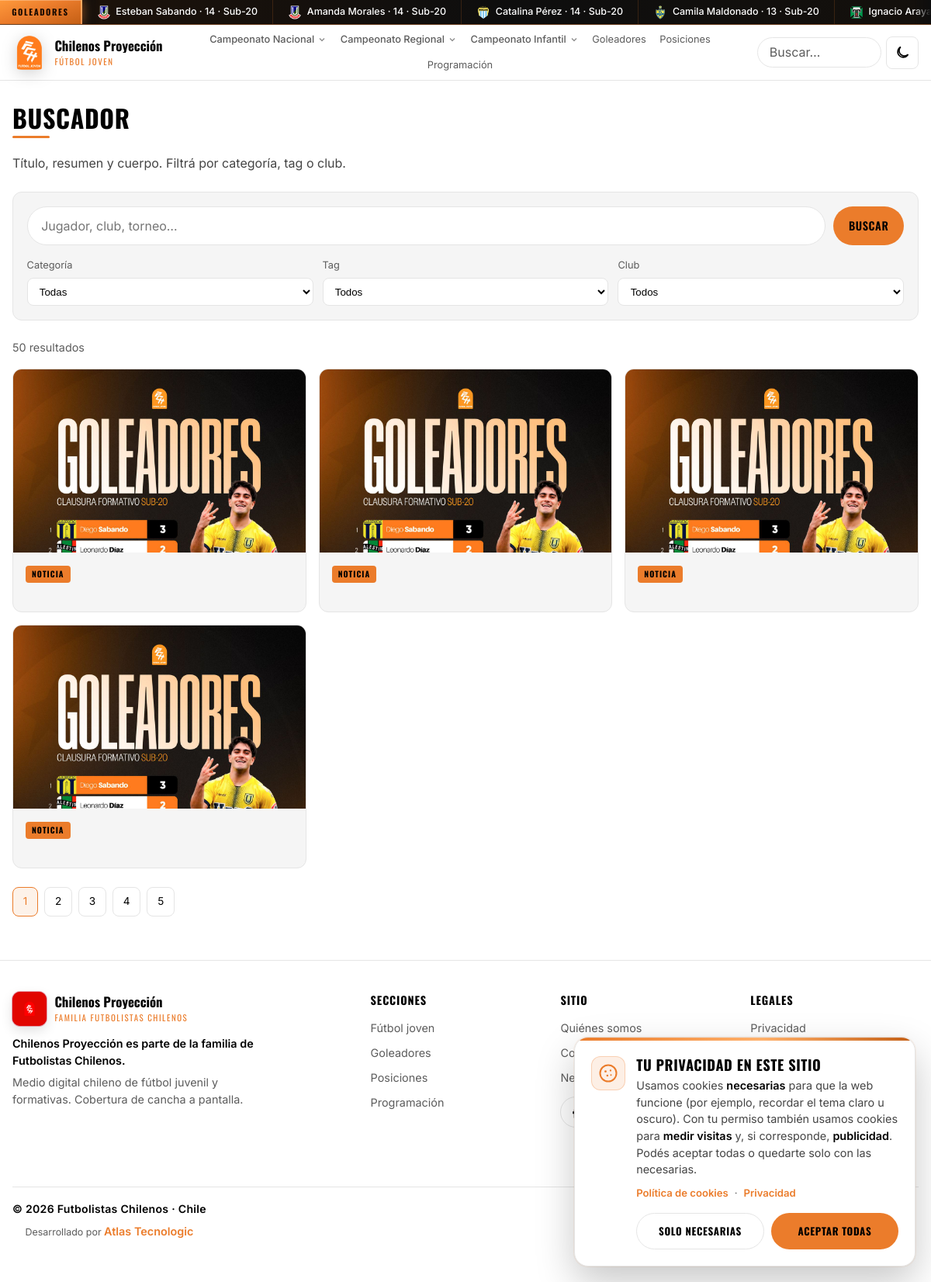
The app's page /buscador.php with its own data.
### tables this page shows
CREATE TABLE IF NOT EXISTS goleadores (
  id INT UNSIGNED AUTO_INCREMENT PRIMARY KEY,
  categoria_id INT UNSIGNED NULL,
  torneo VARCHAR(160) NOT NULL,
  jugador VARCHAR(120) NOT NULL,
  jugador_id INT UNSIGNED NULL,
  club VARCHAR(120) NULL,
  club_id INT UNSIGNED NULL,
  goles INT UNSIGNED NOT NULL DEFAULT 0,
  partidos INT UNSIGNED NOT NULL DEFAULT 0,
  fecha_corte DATE NULL,
  KEY idx_goleadores_cat (categoria_id),
  KEY idx_goleadores_jugador (jugador_id),
  CONSTRAINT fk_goleadores_categoria FOREIGN KEY (categoria_id) REFERENCES categorias(id) ON DELETE SET NULL,
  CONSTRAINT fk_goleadores_jugador FOREIGN KEY (jugador_id) REFERENCES jugadores(id) ON DELETE SET NULL,
  CONSTRAINT fk_goleadores_club FOREIGN KEY (club_id) REFERENCES clubes(id) ON DELETE SET NULL
);

CREATE TABLE IF NOT EXISTS clubes (
  id INT UNSIGNED AUTO_INCREMENT PRIMARY KEY,
  nombre VARCHAR(120) NOT NULL,
  slug VARCHAR(120) NOT NULL,
  escudo_url VARCHAR(500) NULL,
  region VARCHAR(80) NULL,
  division ENUM('nacional','regional','otro') NOT NULL DEFAULT 'nacional',
  UNIQUE KEY uq_clubes_slug (slug),
  KEY idx_clubes_division (division)
);

### public/buscador.php (the view, shortened to what the rows shown need)
<?php
$clubes = ClubModel::listar(null, 40);
require INCLUDES_PATH . '/header.php';
?>
<section class="section">
  <div class="container">
    <div class="section-head"><h1>Buscador</h1></div>
  </div>
</section>
<?php require INCLUDES_PATH . '/footer.php'; ?>

### includes/header.php (shortened to what the rows shown need)
<?php
$bodyClass = $bodyClass ?? '';
$tickerBandas = ticker_bandas();
?>
<!DOCTYPE html>
<html lang="es-CL">
<head>
  <link rel="stylesheet" href="https://cdn.jsdelivr.net/npm/swiper@11/swiper-bundle.min.css" />
  <link rel="stylesheet" href="<?= e(app_url('/css/styles.css')) ?>?v=20260804f" />
</head>
<body class="<?= e($bodyClass) ?>">
  <div class="site-tickers" data-ticker-rotate aria-label="Goleadores, resultados y próximos">
    <?php
      $tickerIndex = 0;
      foreach ($tickerBandas as $banda):
        $items = $banda['items'] ?? [];
        $loop = array_merge($items, $items);
        $kind = $banda['kind'] ?? 'goleadores';
        $isFirst = $tickerIndex === 0;
        $tickerIndex++;
    ?>
      <div
        class="site-ticker site-ticker--<?= e($kind) ?><?= $isFirst ? ' is-active' : '' ?>"
        role="region"
        aria-label="<?= e($banda['aria'] ?? $banda['label']) ?>"
        data-ticker-band
        <?= $isFirst ? '' : 'aria-hidden="true"' ?>
      >
        <div class="site-ticker-label"><?= e($banda['label']) ?></div>
        <div class="site-ticker-track-wrap">
          <div class="site-ticker-track">
            <?php foreach ($loop as $item): ?>
              <?php
                $kindItem = $item['kind'] ?? $kind;
                $escL = (string) ($item['escudo_local'] ?? $item['escudo_url'] ?? '');
                $clubL = (string) ($item['club_local'] ?? $item['club'] ?? '');
                $txt = (string) ($item['text'] ?? '');
              ?>
              <span class="site-ticker-item site-ticker-item--<?= e($kindItem) ?>">
                <?php if ($kindItem === 'goleador' || $kind === 'goleadores'): ?>
                  <?php if ($escL !== ''): ?>
                    <img class="site-ticker-crest" src="<?= e(app_url($escL)) ?>" alt="<?= e($clubL) ?>" width="18" height="18" loading="lazy" onerror="this.style.display='none'" />
                  <?php else: ?>
                    <span class="site-ticker-dot" aria-hidden="true"></span>
                  <?php endif; ?>
                  <span class="site-ticker-text"><?= e($txt) ?></span>
                <?php endif; ?>
              </span>
            <?php endforeach; ?>
          </div>
        </div>
      </div>
    <?php endforeach; ?>
  </div>
  <main class="site-main" id="contenido">

### records on screen
goleadores: club.escudo_url (picture), txt "Esteban Sabando · 14 · Sub-20"
goleadores: club.escudo_url (picture), txt "Amanda Morales · 14 · Sub-20"
goleadores: club.escudo_url (picture), txt "Catalina Pérez · 14 · Sub-20"
goleadores: club.escudo_url (picture), txt "Camila Maldonado · 13 · Sub-20"
goleadores: club.escudo_url (picture), txt "Ignacio Araya…"

### other values on screen
$banda['label'] "GOLEADORES"
$div['label'] "Campeonato Nacional"
$div['label'] "Campeonato Regional"
$div['label'] "Campeonato Infantil"
$total "50"
